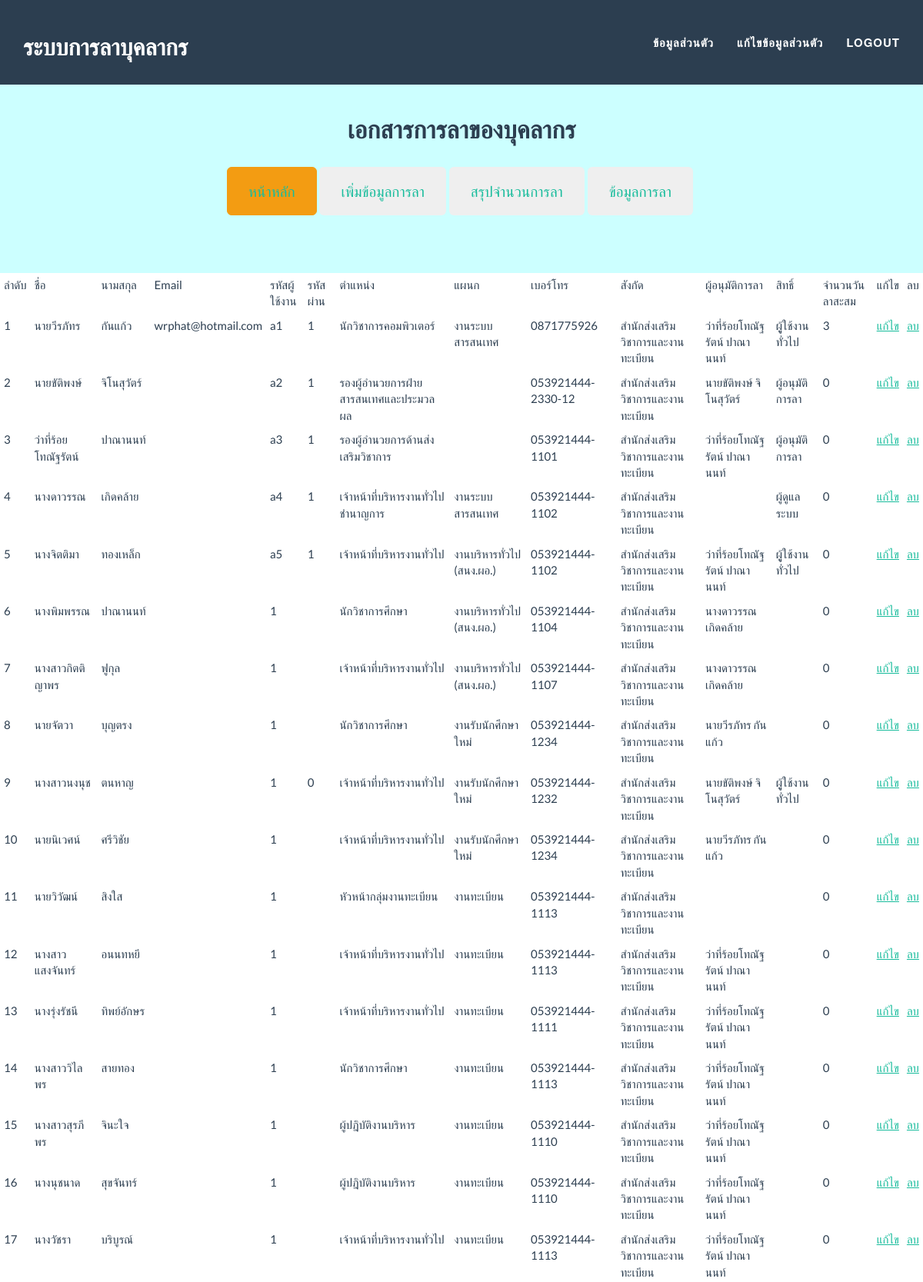
The page /showper.php (signed in, upper part) on the database its author committed.
### tables this page shows
CREATE TABLE `la_personal` (
  `id_personal` int(11) NOT NULL AUTO_INCREMENT,
  `id_prefix` int(11) DEFAULT NULL,
  `username` varchar(50) DEFAULT NULL,
  `password` int(11) DEFAULT NULL,
  `fname` varchar(255) DEFAULT NULL,
  `lname` varchar(255) DEFAULT NULL,
  `email` varchar(100) NOT NULL,
  `id_position` int(11) DEFAULT NULL,
  `id_subdepart` int(11) DEFAULT NULL,
  `id_departmaent` int(11) DEFAULT NULL,
  `id_boss` int(11) DEFAULT NULL,
  `tel` varchar(255) DEFAULT NULL,
  `permission` int(5) NOT NULL,
  `colagela` int(5) NOT NULL,
  `imgper` varchar(200) NOT NULL,
  PRIMARY KEY (`id_personal`)
);

CREATE TABLE `la_prefix` (
  `id_prefix` int(11) NOT NULL DEFAULT '0',
  `nameprefix` varchar(255) DEFAULT NULL,
  PRIMARY KEY (`id_prefix`)
);

CREATE TABLE `la_position` (
  `id_position` int(11) NOT NULL DEFAULT '0',
  `nameposition` varchar(255) DEFAULT NULL,
  PRIMARY KEY (`id_position`)
);

CREATE TABLE `la_subdepart` (
  `id_subdepart` int(11) NOT NULL DEFAULT '0',
  `namesubdepart` varchar(255) DEFAULT NULL,
  PRIMARY KEY (`id_subdepart`)
);

CREATE TABLE `la_department` (
  `id_department` int(11) NOT NULL DEFAULT '0',
  `namedepartment` varchar(255) DEFAULT NULL,
  PRIMARY KEY (`id_department`)
);

CREATE TABLE `la_permission` (
  `id_per` int(11) NOT NULL AUTO_INCREMENT,
  `name_per` varchar(100) NOT NULL,
  PRIMARY KEY (`id_per`)
);

### config.php (called while the page is built, shortened)
<?php
function db()
{
	return $GLOBALS['mysqli'];
}
?>

### showper.php (the view, shortened to what this page needs)
<?php
include 'config.php';
?>
<!DOCTYPE html>
<html lang="en">
	<head>
	<link href="css/bootstrap.min.css" rel="stylesheet">
	<link href="css/freelancer.css" rel="stylesheet">
    <link href="css/font.css" rel="stylesheet">
	<link href="font-awesome/css/font-awesome.min.css" rel="stylesheet" type="text/css">
	</head>
<body id="page-top" class="index">
	<?php include 'menu.php';?>
<br>
<table class="table table-condensed">
	<tr>
		<td>ลำดับ</td>
		<td>ชื่อ</td>
		<td>นามสกุล</td>
		<td>Email</td>
		<td>รหัสผู้ใช้งาน</td>
		<td>รหัสผ่าน</td>
		<td>ตำแหน่ง</td>
        <td>แผนก</td>
        <td>เบอร์โทร</td>
		<td>สังกัด</td>
		<td>ผู้อนุมัติการลา</td>
		<td>สิทธิ์</td>
		<td>จำนวนวันลาสะสม</td>
        <td>แก้ไข</td>
        <td>ลบ</td>
	</tr>
<?php
$query = db()->query('SELECT * FROM la_personal');
$count=1;
while(list($id_personal,$id_prefix,$username,$password,$fname,$lname,$email,$id_position,$id_subdepart,$id_departmaent,$id_boss,$tel,$permission,$colagela) = $query->fetch_row()){
?>
<tr>
		<td><?php echo $count++;?></td>
		<td><?php
		$query1 = db()->query('SELECT * from la_prefix where id_prefix="'.$id_prefix.'"');
		$row1 = $query1->fetch_assoc();
		echo $row1['nameprefix'].$fname;
		?></td>
		<td><?php echo $lname;;?></td>
		<td><?php echo $email;?></td>
		<td><?php echo $username;?></td>
   	 <td><?php echo $password;?></td>
        <td><?php
			$query2 = db()->query('SELECT * from la_position where id_position="'.$id_position.'"');
		$row2 = $query2->fetch_assoc();
		echo $row2['nameposition'];
		?></td>
        <td><?php
			$query3 = db()->query('SELECT * from la_subdepart where id_subdepart="'.$id_subdepart.'"');
		$row3 = $query3->fetch_assoc();
		echo $row3['namesubdepart'];
		?></td>
        <td><?php echo $tel;?></td>
         <td><?php
			$query4 = db()->query('SELECT * from la_department where id_department="'.$id_departmaent.'"');
		$row4 = $query4->fetch_assoc();
		echo $row4['namedepartment'];
		?></td>
		 <td><?php
		$query7 = db()->query('SELECT id_personal,id_prefix,fname,lname FROM la_personal where id_personal="'.$id_boss.'"');
		$row7 = $query7->fetch_assoc();
			$queryp = db()->query('SELECT * from la_prefix where id_prefix="'.$row7['id_prefix'].'"');
			$rowp = $queryp->fetch_assoc();
			echo $rowp['nameprefix'].$row7['fname']." ".$row7['lname'];
		?>
		</td>
       <td><?php
			$query5 = db()->query('SELECT * from la_permission where id_per="'.$permission.'"');
		$row5 = $query5->fetch_assoc();
		echo $row5['name_per'];
		?></td>
		  <td><?php echo $colagela; ?></td>
		<td><a href="editper.php?idpersonal=<?php echo $id_personal;?>">แก้ไข</a></td>
		<td><a href="deleteper.php?idpersonal=<?php echo $id_personal;?>">ลบ</a></td>
		</tr>
<?php
}
?>
</table>
</body>
</html>

### css/freelancer.css (style rules this page uses)
body { overflow-x: hidden; }
a, a:hover, a:focus, a:active, a.active { outline: 0; color: #18bc9c; }

### rows shown on the page
la_personal: id_prefix.nameprefix "นาย", fname "วีรภัทร", lname "กันแก้ว", email "wrphat@hotmail.com", username "a1", password "1", id_position.nameposition "นักวิชาการคอมพิวเตอร์", id_subdepart.namesubdepart "งานระบบสารสนเทศ", tel "0871775926", la_department.namedepartment "สำนักส่งเสริมวิชาการและงานทะเบียน", la_prefix.nameprefix "ว่าที่ร้อยโท", la_personal.fname "ณัฐรัตน์", la_personal.lname "ปาณานนท์", la_permission.name_per "ผูู้ใช้งานทั่วไป", colagela "3"
la_personal: id_prefix.nameprefix "นาย", fname "ขัติพงษ์", lname "จิโนสุวัตร์", username "a2", password "1", id_position.nameposition "รองผู้อำนวยการฝ่ายสารสนเทศและประมวลผล", tel "053921444-2330-12", la_department.namedepartment "สำนักส่งเสริมวิชาการและงานทะเบียน", la_permission.name_per "ผู้อนุมัติการลา", colagela "0"
la_personal: id_prefix.nameprefix "ว่าที่ร้อยโท", fname "ณัฐรัตน์", lname "ปาณานนท์", username "a3", password "1", id_position.nameposition "รองผู้อำนวยการด้านส่งเสริมวิชาการ", tel "053921444-1101", la_department.namedepartment "สำนักส่งเสริมวิชาการและงานทะเบียน", la_permission.name_per "ผู้อนุมัติการลา", colagela "0"
la_personal: id_prefix.nameprefix "นาง", fname "ดาวรรณ", lname "เกิดคล้าย", username "a4", password "1", id_position.nameposition "เจ้าหน้าที่บริหารงานทั่วไปชำนาญการ", id_subdepart.namesubdepart "งานระบบสารสนเทศ", tel "053921444-1102", la_department.namedepartment "สำนักส่งเสริมวิชาการและงานทะเบียน", la_permission.name_per "ผู้ดูแลระบบ", colagela "0"
la_personal: id_prefix.nameprefix "นาง", fname "จิตติมา", lname "ทองเหล็ก", username "a5", password "1", id_position.nameposition "เจ้าหน้าที่บริหารงานทั่วไป", id_subdepart.namesubdepart "งานบริหารทั่วไป (สนง.ผอ.)", tel "053921444-1102", la_department.namedepartment "สำนักส่งเสริมวิชาการและงานทะเบียน", la_prefix.nameprefix "ว่าที่ร้อยโท", la_personal.fname "ณัฐรัตน์", la_personal.lname "ปาณานนท์", la_permission.name_per "ผูู้ใช้งานทั่วไป", colagela "0"
la_personal: id_prefix.nameprefix "นาง", fname "พิมพรรณ", lname "ปาณานนท์", username "1", id_position.nameposition "นักวิชาการศึกษา", id_subdepart.namesubdepart "งานบริหารทั่วไป (สนง.ผอ.)", tel "053921444-1104", la_department.namedepartment "สำนักส่งเสริมวิชาการและงานทะเบียน", la_personal.fname "ดาวรรณ", la_personal.lname "เกิดคล้าย", colagela "0"
la_personal: id_prefix.nameprefix "นางสาว", fname "กิตติญาพร", lname "ฟูกุล", username "1", id_position.nameposition "เจ้าหน้าที่บริหารงานทั่วไป", id_subdepart.namesubdepart "งานบริหารทั่วไป (สนง.ผอ.)", tel "053921444-1107", la_department.namedepartment "สำนักส่งเสริมวิชาการและงานทะเบียน", la_prefix.nameprefix "นาง", la_personal.fname "ดาวรรณ", la_personal.lname "เกิดคล้าย", colagela "0"
la_personal: id_prefix.nameprefix "นาย", fname "จัตวา", lname "บุญตรง", username "1", id_position.nameposition "นักวิชาการศึกษา", id_subdepart.namesubdepart "งานรับนักศึกษาใหม่", tel "053921444-1234", la_department.namedepartment "สำนักส่งเสริมวิชาการและงานทะเบียน", la_personal.fname "วีรภัทร", la_personal.lname "กันแก้ว", colagela "0"
la_personal: id_prefix.nameprefix "นางสาว", fname "นงนุช", lname "ตนหาญ", username "1", password "0", id_position.nameposition "เจ้าหน้าที่บริหารงานทั่วไป", id_subdepart.namesubdepart "งานรับนักศึกษาใหม่", tel "053921444-1232", la_department.namedepartment "สำนักส่งเสริมวิชาการและงานทะเบียน", la_prefix.nameprefix "นาย", la_personal.fname "ขัติพงษ์", la_personal.lname "จิโนสุวัตร์", la_permission.name_per "ผูู้ใช้งานทั่วไป", colagela "0"
la_personal: id_prefix.nameprefix "นาย", fname "นิเวศน์", lname "ศรีวิชัย", username "1", id_position.nameposition "เจ้าหน้าที่บริหารงานทั่วไป", id_subdepart.namesubdepart "งานรับนักศึกษาใหม่", tel "053921444-1234", la_department.namedepartment "สำนักส่งเสริมวิชาการและงานทะเบียน", la_personal.fname "วีรภัทร", la_personal.lname "กันแก้ว", colagela "0"
la_personal: id_prefix.nameprefix "นาย", fname "วิวัฒน์", lname "สิงใส", username "1", id_position.nameposition "หัวหน้ากลุ่มงานทะเบียน", id_subdepart.namesubdepart "งานทะเบียน", tel "053921444-1113", la_department.namedepartment "สำนักส่งเสริมวิชาการและงานทะเบียน", colagela "0"
la_personal: id_prefix.nameprefix "นางสาว", fname "แสงจันทร์", lname "อนนทหยี", username "1", id_position.nameposition "เจ้าหน้าที่บริหารงานทั่วไป", id_subdepart.namesubdepart "งานทะเบียน", tel "053921444-1113", la_department.namedepartment "สำนักส่งเสริมวิชาการและงานทะเบียน", la_prefix.nameprefix "ว่าที่ร้อยโท", la_personal.fname "ณัฐรัตน์", la_personal.lname "ปาณานนท์", colagela "0"
la_personal: id_prefix.nameprefix "นาง", fname "รุ่งรัชนี", lname "ทิพย์อักษร", username "1", id_position.nameposition "เจ้าหน้าที่บริหารงานทั่วไป", id_subdepart.namesubdepart "งานทะเบียน", tel "053921444-1111", la_department.namedepartment "สำนักส่งเสริมวิชาการและงานทะเบียน", la_prefix.nameprefix "ว่าที่ร้อยโท", la_personal.fname "ณัฐรัตน์", la_personal.lname "ปาณานนท์", colagela "0"
la_personal: id_prefix.nameprefix "นางสาว", fname "วิไลพร", lname "สายทอง", username "1", id_position.nameposition "นักวิชาการศึกษา", id_subdepart.namesubdepart "งานทะเบียน", tel "053921444-1113", la_department.namedepartment "สำนักส่งเสริมวิชาการและงานทะเบียน", la_prefix.nameprefix "ว่าที่ร้อยโท", la_personal.fname "ณัฐรัตน์", la_personal.lname "ปาณานนท์", colagela "0"
la_personal: id_prefix.nameprefix "นางสาว", fname "สุรภีพร", lname "จินะใจ", username "1", id_position.nameposition "ผู้ปฎิบัติงานบริหาร", id_subdepart.namesubdepart "งานทะเบียน", tel "053921444-1110", la_department.namedepartment "สำนักส่งเสริมวิชาการและงานทะเบียน", la_prefix.nameprefix "ว่าที่ร้อยโท", la_personal.fname "ณัฐรัตน์", la_personal.lname "ปาณานนท์", colagela "0"
la_personal: id_prefix.nameprefix "นาง", fname "นุชนาด", lname "สุขจันทร์", username "1", id_position.nameposition "ผู้ปฎิบัติงานบริหาร", id_subdepart.namesubdepart "งานทะเบียน", tel "053921444-1110", la_department.namedepartment "สำนักส่งเสริมวิชาการและงานทะเบียน", la_prefix.nameprefix "ว่าที่ร้อยโท", la_personal.fname "ณัฐรัตน์", la_personal.lname "ปาณานนท์", colagela "0"
la_personal: id_prefix.nameprefix "นาง", fname "วัชรา", lname "บริบูรณ์", username "1", id_position.nameposition "เจ้าหน้าที่บริหารงานทั่วไป", id_subdepart.namesubdepart "งานทะเบียน", tel "053921444-1113", la_department.namedepartment "สำนักส่งเสริมวิชาการและงานทะเบียน", la_prefix.nameprefix "ว่าที่ร้อยโท", la_personal.fname "ณัฐรัตน์", la_personal.lname "ปาณานนท์", colagela "0"
